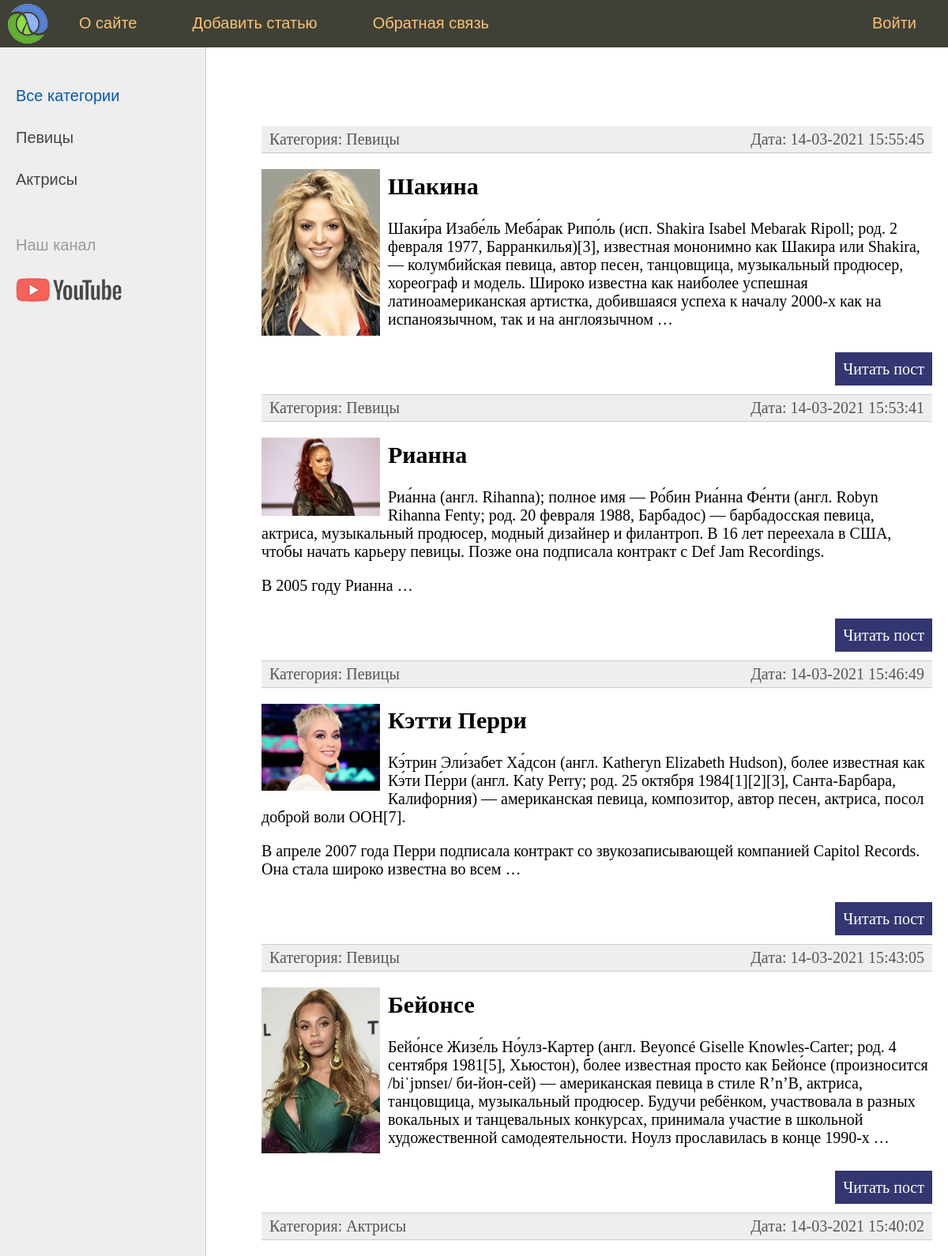
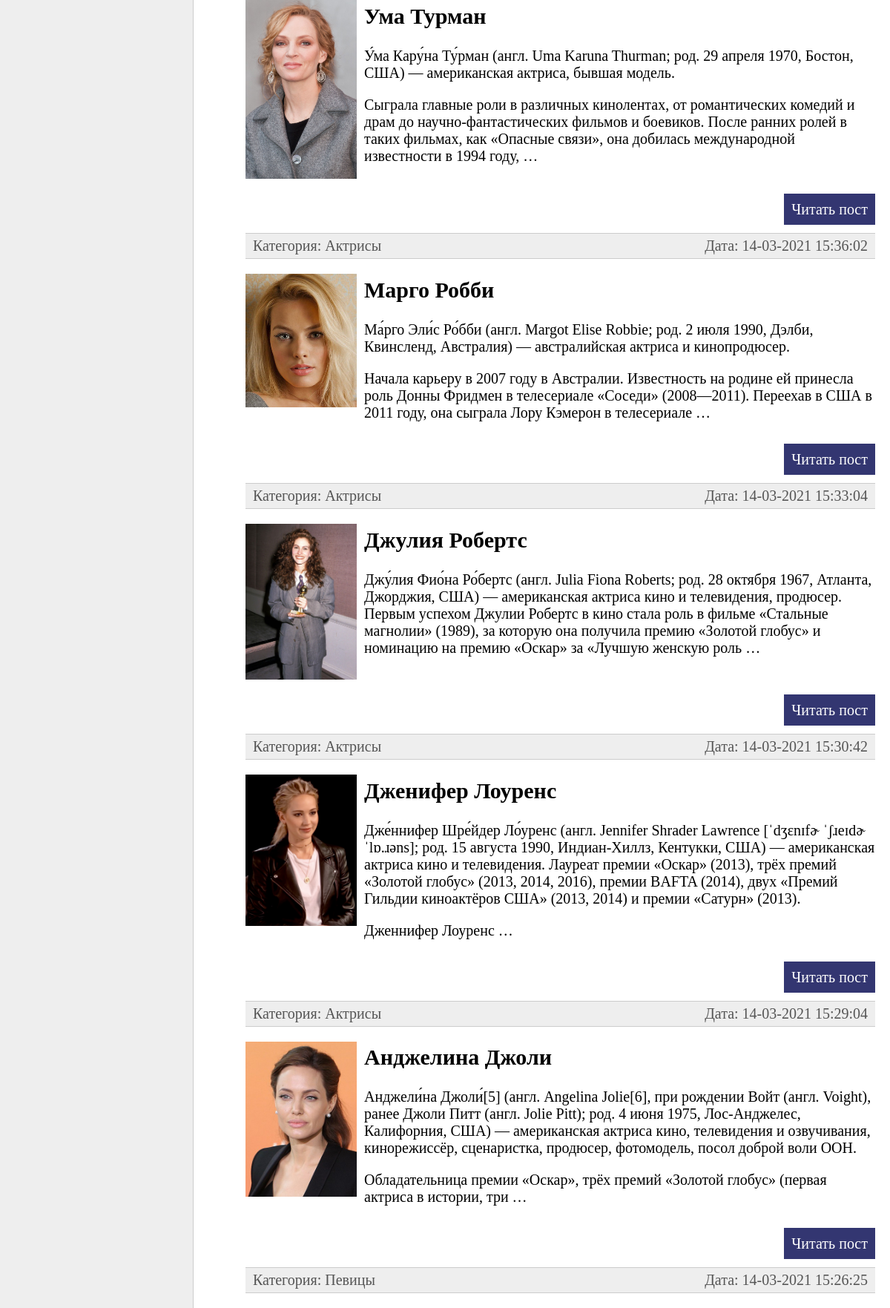
The page / (upper part) on the database its author committed (2 pictures, top to bottom).
### women/models.py (models this page shows, shortened)
class Category(models.Model):
    name = models.CharField(max_length=100, db_index=True, verbose_name='Категория')
    slug = models.SlugField(max_length=255, unique=True, db_index=True, verbose_name='URL')
    def __str__(self):
        return self.name
    def get_absolute_url(self):
        return reverse('category', kwargs={'category_slug': self.slug})
    class Meta:
        verbose_name = 'Категория'
        verbose_name_plural = 'Категории'
        ordering = ['id']

class Women(models.Model):
    title = models.CharField(max_length=255, verbose_name='Заголовок')
    slug = models.SlugField(max_length=255, unique=True, db_index=True, verbose_name='URL')
    content = models.TextField(blank=True, verbose_name='Текст статьи')
    photo = models.ImageField(upload_to='photos/%Y/%m/%d/', verbose_name='Фото')
    time_create = models.DateTimeField(auto_now_add=True, verbose_name='Время создания')
    time_update = models.DateTimeField(auto_now=True, verbose_name='Время изменения')
    is_published = models.BooleanField(default=True, verbose_name='Публикации')
    category = models.ForeignKey('Category', on_delete=models.PROTECT, null=True, verbose_name='Категории')
    def get_absolute_url(self):
        return reverse('post', kwargs={'post_slug': self.slug})
    class Meta:
        verbose_name = 'Известные женщины'
        verbose_name_plural = 'Известные женщины'
        ordering = ['-time_create', 'title']

### women/views.py (the view)
# urls.py: path('', index, name='home'),
def index(request):
    posts = Women.objects.all()
    context = {'posts': posts,
               'menu': menu,
               'title': 'Главная страница',
               'category_selected': 0
               }
    return render(request, 'women/index.html', context=context)

### women/templatetags/women_tags.py (called while the page is built)
@register.simple_tag(name='get_categories') # можно указать любое имя ииспользовать его в шаблонах
def get_categories(filter=None):
    if filter:
        return Category.objects.filter(slug=filter)
    return Category.objects.all()

@register.inclusion_tag('women/list_categories.html')
def show_categories(sort=None, category_selected=0):
    if sort:
        categories = Category.objects.order_by(sort)
        return {'categories': categories, 'category_selected': category_selected}
    categories = Category.objects.all()
    return {'categories': categories, 'category_selected': category_selected}

### women/templates/women/index.html (shortened to what this page needs)
{% extends 'women/base.html' %}
{% block content %}
<ul class="list-articles">
	{% for post in posts %}
		<li><div class="article-panel">
			<p class="first">Категория: {{ post.category }}</p>
			<p class="last">Дата: {{ post.time_update|date:"d-m-Y H:i:s" }}</p>
		</div></li>
		{% if post.photo %}
			<p><img class="img-article-left thumb" src="{{ post.photo.url }}"></p>
		{% endif %}
		<li><h2>{{post.title}}</h2>
	{% autoescape on %}
	{{post.content|linebreaks|truncatewords:50}}
	{% endautoescape %}
			<p class="link-read-post"><a href="{{ post.get_absolute_url }}">Читать пост</a></p>
			</li>
	{% endfor %}
</ul>
{% endblock %}

### women/templates/women/list_categories.html
	{% for category in categories %}
		{% if category.slug == category_selected %}
			<li class="selected">{{ category.name }}</li>
		{% else %}
		<li><a href="{{ category.get_absolute_url }}">{{ category.name }}</a></li>
		{% endif %}
	{% endfor %}

### women/static/women/css/style.css (style rules this page uses)
html, body { font-family: 'Arial'; margin: 0; padding: 0; height: 100%; width: 100%; color: #444; }
a { color: #0059b2; text-decoration: none; }
img { max-width: 600px; height: auto; }
img.img-article-left { max-width: 300px; height: auto; float: left; padding: 0 10px 10px 0; }
img.img-article-left.thumb { max-width: 150px; height: auto; }
p.link-read-post { text-align: right; }
p.link-read-post a { padding: 10px; min-width: 100px; background: #333671; color: #fff; text-decoration: none; }
div.article-panel { background: #eee; padding: 5px 10px 5px 10px; box-sizing border-box; overflow: hidden; color: #555; }
div.article-panel p.first { margin: 0; float: left; }
div.article-panel p.last { margin: 0; float: right; }
ul.list-articles { list-style: none; margin: 0; padding: 0; }
ul.list-articles li { border-bottom: 1px solid #ccc; }
.left-chapters ul li { margin: 30px 0 0 0; color: #999; }
.left-chapters ul li a { color: #444; text-decoration: none; }

### rows shown on the page
Category: name "Певицы"
Category: name "Актрисы"
Women: category "Певицы", time_update "14-03-2021 15:55:45", photo (picture), title "Шакина", content "Шаки́ра Изабе́ль Меба́рак Рипо́ль (исп. Shakira Isabel Mebarak Ripoll; род. 2 февраля 1977, Барранкилья)[3], известная мононимно как Шакира или Shakira, — колумбийская певица, автор песен, танцовщица, музыкальный продюсер, хореограф и модель. Широко известна как наиболее успешная латиноамериканская артистка, добившаяся успеха к началу 2000-х как на испаноязычном, так и на англоязычном …"
Women: category "Певицы", time_update "14-03-2021 15:53:41", photo (picture), title "Рианна", content "Риа́нна (англ. Rihanna); полное имя — Ро́бин Риа́нна Фе́нти (англ. Robyn Rihanna Fenty; род. 20 февраля 1988, Барбадос) — барбадосская певица, актриса, музыкальный продюсер, модный дизайнер и филантроп. В 16 лет переехала в США, чтобы начать карьеру певицы. Позже она подписала контракт с Def Jam Recordings. В 2005 году Рианна …"
Women: category "Певицы", time_update "14-03-2021 15:46:49", photo (picture), title "Кэтти Перри", content "Кэ́трин Эли́забет Ха́дсон (англ. Katheryn Elizabeth Hudson), более известная как Кэ́ти Пе́рри (англ. Katy Perry; род. 25 октября 1984[1][2][3], Санта-Барбара, Калифорния) — американская певица, композитор, автор песен, актриса, посол доброй воли ООН[7]. В апреле 2007 года Перри подписала контракт со звукозаписывающей компанией Capitol Records. Она стала широко известна во всем …"
Women: category "Певицы", time_update "14-03-2021 15:43:05", photo (picture), title "Бейонсе", content "Бейо́нсе Жизе́ль Но́улз-Картер (англ. Beyoncé Giselle Knowles-Carter; род. 4 сентября 1981[5], Хьюстон), более известная просто как Бейо́нсе (произносится /biˈjɒnseɪ/ би-йон-сей) — американская певица в стиле R’n’B, актриса, танцовщица, музыкальный продюсер. Будучи ребёнком, участвовала в разных вокальных и танцевальных конкурсах, принимала участие в школьной художественной самодеятельности. Ноулз прославилась в конце 1990-х …"
Women: category "Актрисы", time_update "14-03-2021 15:40:02", photo (picture), title "Ума Турман", content "У́ма Кару́на Ту́рман (англ. Uma Karuna Thurman; род. 29 апреля 1970, Бостон, США) — американская актриса, бывшая модель. Сыграла главные роли в различных кинолентах, от романтических комедий и драм до научно-фантастических фильмов и боевиков. После ранних ролей в таких фильмах, как «Опасные связи», она добилась международной известности в 1994 году, …"
Women: category "Актрисы", time_update "14-03-2021 15:36:02", photo (picture), title "Марго Робби", content "Ма́рго Эли́с Ро́бби (англ. Margot Elise Robbie; род. 2 июля 1990, Дэлби, Квинсленд, Австралия) — австралийская актриса и кинопродюсер. Начала карьеру в 2007 году в Австралии. Известность на родине ей принесла роль Донны Фридмен в телесериале «Соседи» (2008—2011). Переехав в США в 2011 году, она сыграла Лору Кэмерон в телесериале …"
Women: category "Актрисы", time_update "14-03-2021 15:33:04", photo (picture), title "Джулия Робертс", content "Джу́лия Фио́на Ро́бертс (англ. Julia Fiona Roberts; род. 28 октября 1967, Атланта, Джорджия, США) — американская актриса кино и телевидения, продюсер. Первым успехом Джулии Робертс в кино стала роль в фильме «Стальные магнолии» (1989), за которую она получила премию «Золотой глобус» и номинацию на премию «Оскар» за «Лучшую женскую роль …"
Women: category "Актрисы", time_update "14-03-2021 15:30:42", photo (picture), title "Дженифер Лоуренс", content "Дже́ннифер Шре́йдер Ло́уренс (англ. Jennifer Shrader Lawrence [ˈdʒɛnɪfɚ ˈʃɹeɪdɚ ˈlɒ.ɹəns]; род. 15 августа 1990, Индиан-Хиллз, Кентукки, США) — американская актриса кино и телевидения. Лауреат премии «Оскар» (2013), трёх премий «Золотой глобус» (2013, 2014, 2016), премии BAFTA (2014), двух «Премий Гильдии киноактёров США» (2013, 2014) и премии «Сатурн» (2013). Дженнифер Лоуренс …"
Women: category "Актрисы", time_update "14-03-2021 15:29:04", photo (picture), title "Анджелина Джоли", content "Анджели́на Джоли́[5] (англ. Angelina Jolie[6], при рождении Войт (англ. Voight), ранее Джоли Питт (англ. Jolie Pitt); род. 4 июня 1975, Лос-Анджелес, Калифорния, США) — американская актриса кино, телевидения и озвучивания, кинорежиссёр, сценаристка, продюсер, фотомодель, посол доброй воли ООН. Обладательница премии «Оскар», трёх премий «Золотой глобус» (первая актриса в истории, три …"
Women: category "Певицы", time_update "14-03-2021 15:26:25"

### other values the page prints
{{ m.title }} "О сайте" "Добавить статью" "Обратная связь"
{{ m.title }} "Войти"
